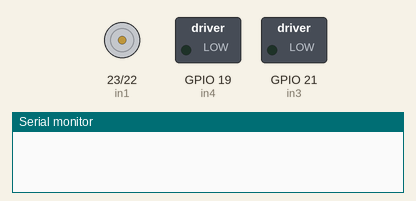
This sketch was run on a simulated ESP32. Parts: motor-driver pin pairs drawn as motors (green arrow = first pin HIGH = forward, orange = second pin HIGH = backward, longer = more drive), switched loads named in the sketch (green lamp = pin HIGH), the last lines printed to the serial monitor.

Above: at 7.0 s.
At 10.9 s:
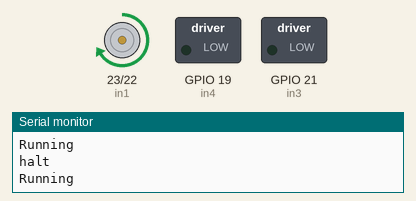
Timing chart, 0 to 12.0 s (numbered marks = the images above):
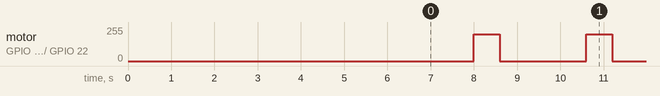

The sketch:

drone_motor_ctrl.ino
```cpp
#define in1 23
#define in2 22
#define in3 21
#define in4 19

const int pwmChannelA = 0;
const int pwmChannelB = 1;

const int freq = 30000;
const int resolution = 8;
int dutyCycle = 200;

void setup() {
  Serial.begin(115200);
  pinMode(in1, OUTPUT);
  pinMode(in2, OUTPUT);
  pinMode(in3, OUTPUT);
  pinMode(in4, OUTPUT);

  digitalWrite(in2, LOW);
  digitalWrite(in4, LOW);

  delay(6000);
  ledcSetup(pwmChannelA, freq, resolution);
  ledcSetup(pwmChannelB, freq, resolution);
  ledcAttachPin(in1, pwmChannelA);
  //ledcAttachPin(in3, pwmChannelB);
}

void loop() {
  delay(2000);
  Serial.println("Running");
  ledcWrite(pwmChannelA, dutyCycle);
  //ledcWrite(pwmChannelB, dutyCycle);
  delay(600);
  ledcWrite(pwmChannelA, 0);
  //ledcWrite(pwmChannelB, 0);
  Serial.println("halt");
}
```

Measured:
- by itself, motor on GPIO 23 (in1) / GPIO 22 (in2): alternates forward 199/255 for 0.60 s and stopped for 2.0 s
